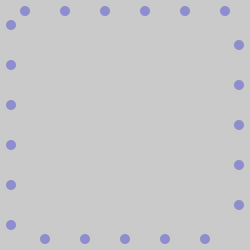
Frame 1 (no input)
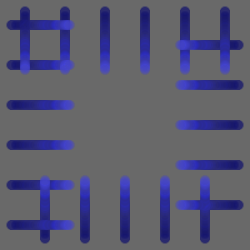
Frame 60 (the mouse pressed at the canvas centre just before this capture)
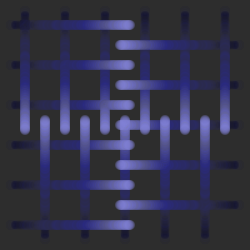
Frame 120 (the mouse held since frame 60 and released just before this capture)

The Processing sketch that drew these frames (run headless with seeded random() and noise(); from frame 60 on, the mouse is pressed at the canvas centre):

// Processing sketch: processing_18701
// ── processing_18701.pde

float y = 10.0;
float x = 10.0;
float speed = 1.0;
float radius = 5.0;
int direction=1;

void setup (){
  size (250,250);
  smooth();
  noStroke();
  ellipseMode(RADIUS); 
}

void draw (){
  fill(0,3);
  rect(0,0,width,height);
  fill(255);
  y+=speed*direction;
  x+=speed*direction;
  
  fill(x,y,random(170,240),80);

  ellipse(25,y,radius,radius);
  ellipse(65,y,radius,radius);
  ellipse(105,y,radius,radius);
  ellipse(145,y,radius,radius);
  ellipse(185,y,radius,radius);
  ellipse(225,y,radius,radius);
  
  ellipse(45,height-y,radius,radius);
  ellipse(85,height-y,radius,radius);
  ellipse(125,height-y,radius,radius);
  ellipse(165,height-y,radius,radius);
  ellipse(205,height-y,radius,radius);

  ellipse(x,25,radius,radius);
  ellipse(x,65,radius,radius);
  ellipse(x,105,radius,radius);
  ellipse(x,145,radius,radius);
  ellipse(x,185,radius,radius);
  ellipse(x,225,radius,radius);
  
  ellipse(height-x,45,radius,radius);
  ellipse(height-x,85,radius,radius);
  ellipse(height-x,125,radius,radius);
  ellipse(height-x,165,radius,radius);
  ellipse(height-x,205,radius,radius);
  
  if((y>height-radius)||(y<radius)) {
  if((x>height-radius)||(x<radius)){
    direction=-direction;
  }
  }
}
